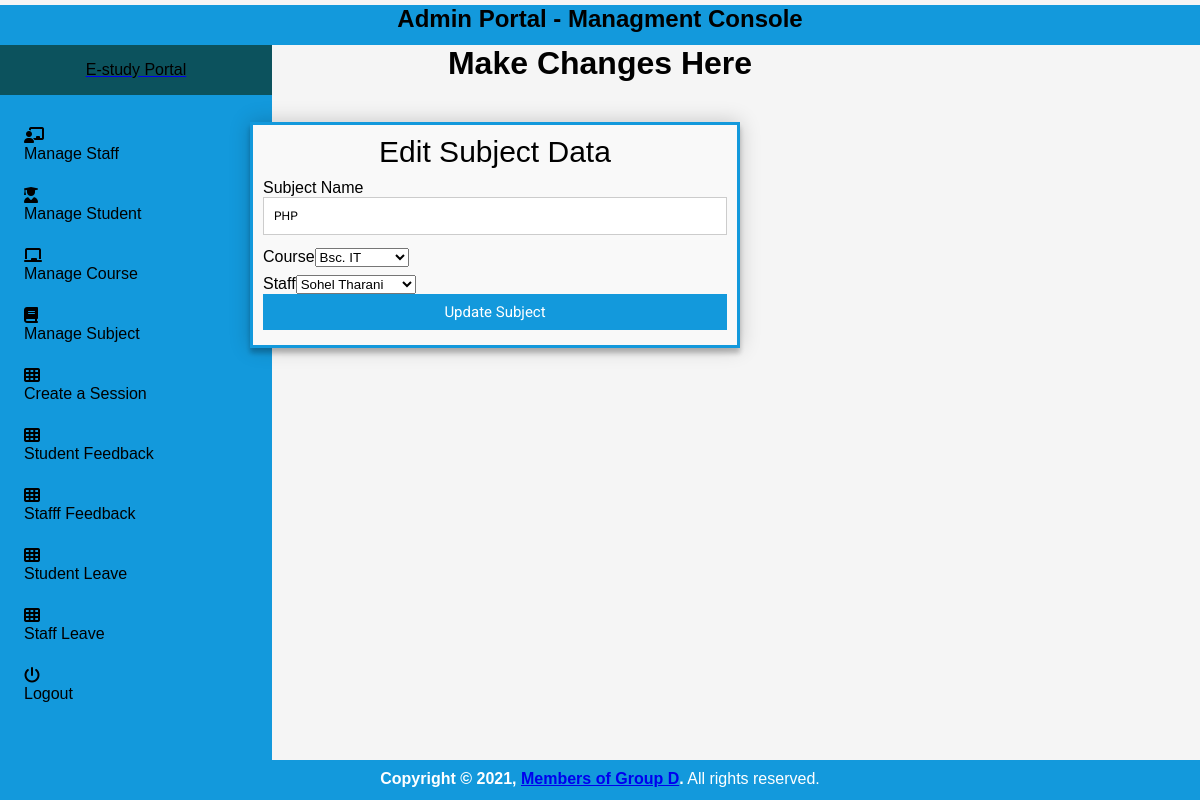
The page /edit_subject/1/ (signed in) on the database its author committed.
### student_management_app/models.py (models this page shows)
class Subjects(models.Model):
    id =models.AutoField(primary_key=True)
    subject_name = models.CharField(max_length=255)
    course_id = models.ForeignKey(Courses, on_delete=models.CASCADE, default=1) #need to give defauult course
    staff_id = models.ForeignKey(CustomUser, on_delete=models.CASCADE)
    created_at = models.DateTimeField(auto_now_add=True)
    updated_at = models.DateTimeField(auto_now=True)
    objects = models.Manager()

class Courses(models.Model):
    id = models.AutoField(primary_key=True)
    course_name = models.CharField(max_length=255)
    created_at = models.DateTimeField(auto_now_add=True)
    updated_at = models.DateTimeField(auto_now=True)
    objects = models.Manager()

class CustomUser(AbstractUser):
    user_type_data = ((1, "HOD"), (2, "Staff"), (3, "Student"))
    user_type = models.CharField(default=1, choices=user_type_data, max_length=10)

### student_management_app/HodViews.py (the view)
# urls.py: path('edit_subject/<subject_id>/', HodViews.edit_subject, name="edit_subject"),
def edit_subject(request, subject_id):
    subject = Subjects.objects.get(id=subject_id)
    courses = Courses.objects.all()
    staffs = CustomUser.objects.filter(user_type='2')
    context = {
        "subject": subject,
        "courses": courses,
        "staffs": staffs,
        "id": subject_id
    }
    return render(request, 'hod_template/edit_subject_template.html', context)

### student_management_app/LoginCheckMiddleWare.py (called while the page is built, shortened)
    def process_view(self, request, view_func, view_args, view_kwargs):
        modulename = view_func.__module__
        user = request.user
        if user.is_authenticated:
            if user.user_type == "1":
                if modulename == "student_management_app.HodViews":
                    pass
                elif modulename == "student_management_app.views" or modulename == "django.views.static":
                    pass
                else:
                    return redirect("admin_profile")
            else:
                return redirect("home")

### student_management_app/templates/hod_template/edit_subject_template.html (shortened to what this page needs)
{% extends 'hod_template/base_template.html' %}
{% block page_title %}
    Make Changes Here
{% endblock page_title %}
{% block main_content %}
{% load static %}
<html>
<head>
</head>
<body>
<div class="container">
        <div class="container-fluid">
            <div class="row">
                <div class="col-md-12">
                    <div class="card card-primary">
                    <form id="contact" role="form" method="POST" action="{% url 'edit_subject_save' %}" style="width: 70%; border: 3px solid #1399DC; padding: 10px; margin-top: 40px;">
                        <h3>Edit Subject Data</h3>
                        <div class="card-body">
                            <div class="form-group">
                                <label>Subject Name </label>
                                <input type="text" class="form-control" name="subject" value="{{ subject.subject_name }}">
                            </div>
                            <div class="form-group">
                                <label>Course </label>
                                <select class="form-control" name="course">
                                    {% for course in courses %}
                                        <option value="{{ course.id }}" {% if course.id == subject.course_id.id %} selected {% endif %}>{{ course.course_name }}</option>
                                    {% endfor %}
                                </select>
                            </div>
                            <div class="form-group">
                                <label>Staff </label>
                                <select class="form-control" name="staff">
                                    {% for staff in staffs %}
                                        <option value="{{ staff.id }}" {% if staff.id == subject.staff_id.id %} selected {% endif %}>{{ staff.first_name }} {{ staff.last_name }}</option>
                                    {% endfor %}
                                </select>
                            </div>
                        </div>
                        <div class="card-footer">
                        <button type="submit" class="btn btn-primary" style="width: 100%; background-color: #1399DC;">Update Subject</button>
                        </div>
                    </form>
                    </div>
                </div>
            </div></div></div>
        </div>
  {% endblock main_content %}

### student_management_app/templates/hod_template/base_template.html (style rules this page uses)
* { box-sizing: border-box; }
body { margin: 0; padding: 0; font-family: Arial, Helvetica, sans-serif; width: 100%; height: 100%; background-color: whitesmoke; }

### student_management_app/templates/hod_template/sidebar_template.html (style rules this page uses)
* { box-sizing: border-box; margin: 0; padding: 0; font-family: "Quicksand", sans-serif; }
body { display: flex; flex-direction: row; background-color: #b4a5a5; }

### student_management_app/templates/hod_template/edit_subject_template.html (style rules this page uses)
* { margin: 0; padding: 0; box-sizing: border-box; -webkit-box-sizing: border-box; -moz-box-sizing: border-box; -webkit-font-smoothing: antialiased; -moz-font-smoothing: antialiased; -o-font-smoothing: antialiased; font-smoothing: antialiased; text-rendering: optimizeLegibility; }
body { background: whitesmoke; }
.container { max-width: 700px; width: 100%; margin: 0 auto; position: relative; }
#contact input[type="text"], #contact input[type="email"], #contact input[type="tel"], #contact input[type="url"], #contact textarea, #contact button[type="submit"] { font: 400 12px/16px "Roboto", Helvetica, Arial, sans-serif; }
#contact { background: #F9F9F9; padding: 25px; box-shadow: 0 0 20px 0 rgba(0, 0, 0, 0.2), 0 5px 5px 0 rgba(0, 0, 0, 0.24); padding-top: 40px; width: 100%; border: 3px solid #1399DC; padding: 10px; }
#contact h3 { display: block; font-size: 30px; font-weight: 300; margin-bottom: 10px; }
#contact input[type="text"], #contact input[type="email"], #contact input[type="tel"], #contact input[type="url"], #contact textarea { width: 100%; border: 1px solid #ccc; background: #FFF; margin: 0 0 5px; padding: 10px; }
#contact button[type="submit"] { cursor: pointer; width: 100%; border: none; background: #4CAF50; color: #FFF; margin: 0 0 5px; padding: 10px; font-size: 15px; }
.row { max-font-size: 700px; }

### rows shown on the page
Subjects: subject "PHP", course "Bsc. IT", staff "Sohel Tharani"
